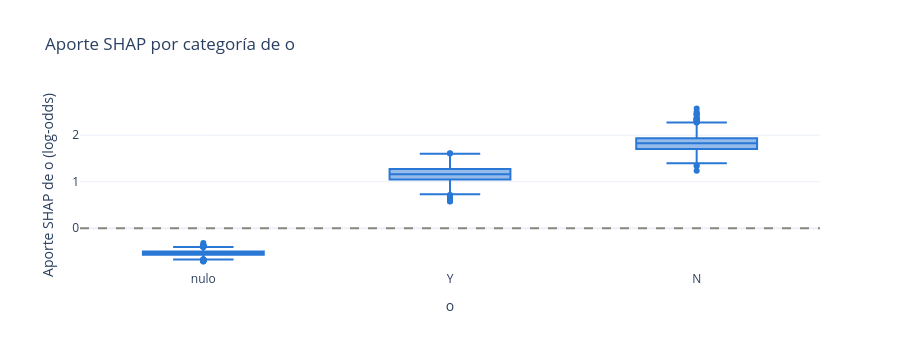
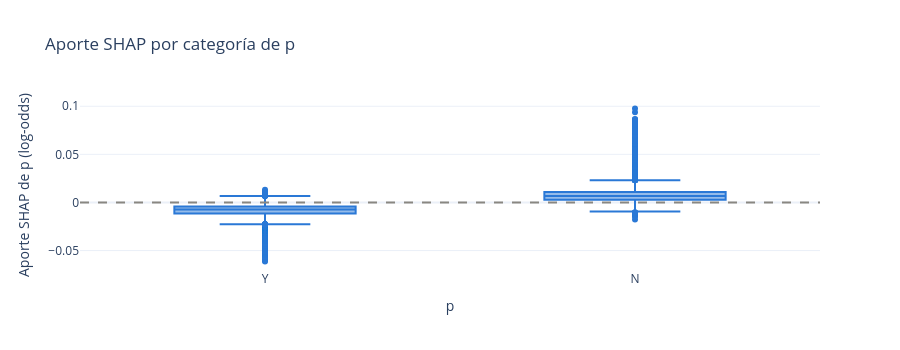

Notebook source saved alongside these figures, in order:
### Code cell
# Aporte SHAP por categoría de las variables categóricas, ordenadas por aporte medio
for columna in ['o', 'p']:
    aportes = pd.DataFrame({
        'categoria': muestra_shap[columna].astype(str),
        'aporte': shap_por_variable[columna],
    })
    orden = aportes.groupby('categoria')['aporte'].mean().sort_values().index
    fig = px.box(
        aportes,
        x='categoria',
        y='aporte',
        category_orders={'categoria': list(orden)},
        color_discrete_sequence=[COLOR_PRINCIPAL],
        labels={'categoria': columna, 'aporte': f'Aporte SHAP de {columna} (log-odds)'},
        title=f'Aporte SHAP por categoría de {columna}',
    )
    fig.add_hline(y=0, line_dash='dash', line_color=COLOR_REFERENCIA)
    fig.update_layout(height=350)
    fig.show()

### Figure 1 — Plotly figure (JSON) as saved in the notebook; plotly's stock layout.template omitted (floating-point values rounded to 4 significant figures; data arrays with more than 128 entries replaced by an {"elided": "..."} marker saying what was removed)
{"data": [{"alignmentgroup": "True", "hovertemplate": "o=%{x}<br>Aporte SHAP de o (log-odds)=%{y}<extra></extra>", "legendgroup": "", "marker": {"color": "#2a78d6"}, "name": "", "notched": false, "offsetgroup": "", "orientation": "v", "showlegend": false, "type": "box", "x": {"elided": "10000 str values"}, "x0": " ", "xaxis": "x", "y": {"elided": "10000 float values"}, "y0": " ", "yaxis": "y"}], "layout": {"boxmode": "group", "height": 350, "legend": {"tracegroupgap": 0}, "shapes": [{"line": {"color": "#898781", "dash": "dash"}, "type": "line", "x0": 0, "x1": 1, "xref": "x domain", "y0": 0, "y1": 0, "yref": "y"}], "title": {"text": "Aporte SHAP por categoría de o"}, "xaxis": {"anchor": "y", "categoryarray": ["nulo", "Y", "N"], "categoryorder": "array", "domain": [0, 1], "title": {"text": "o"}}, "yaxis": {"anchor": "x", "domain": [0, 1], "title": {"text": "Aporte SHAP de o (log-odds)"}}}}

### Figure 2 — Plotly figure (JSON) as saved in the notebook; plotly's stock layout.template omitted (floating-point values rounded to 4 significant figures; data arrays with more than 128 entries replaced by an {"elided": "..."} marker saying what was removed)
{"data": [{"alignmentgroup": "True", "hovertemplate": "p=%{x}<br>Aporte SHAP de p (log-odds)=%{y}<extra></extra>", "legendgroup": "", "marker": {"color": "#2a78d6"}, "name": "", "notched": false, "offsetgroup": "", "orientation": "v", "showlegend": false, "type": "box", "x": {"elided": "10000 str values"}, "x0": " ", "xaxis": "x", "y": {"elided": "10000 float values"}, "y0": " ", "yaxis": "y"}], "layout": {"boxmode": "group", "height": 350, "legend": {"tracegroupgap": 0}, "shapes": [{"line": {"color": "#898781", "dash": "dash"}, "type": "line", "x0": 0, "x1": 1, "xref": "x domain", "y0": 0, "y1": 0, "yref": "y"}], "title": {"text": "Aporte SHAP por categoría de p"}, "xaxis": {"anchor": "y", "categoryarray": ["Y", "N"], "categoryorder": "array", "domain": [0, 1], "title": {"text": "p"}}, "yaxis": {"anchor": "x", "domain": [0, 1], "title": {"text": "Aporte SHAP de p (log-odds)"}}}}
